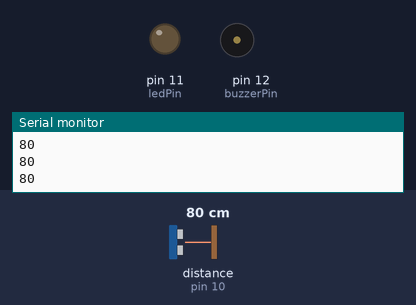
Recording of a sketch running on a simulated Arduino Uno, built with avr-gcc and run on an emulated ATmega328P. On the bench: output pins drawn as LEDs (lit = HIGH), buzzer (waves = sounding), the last lines printed to the serial monitor. Wiring (inferred from the names in the program): ultrasonic range finder: trigger pin 9; echo pin 10. The inputs (shaded band) are chosen by the test bench; at power-on: distance to the obstacle (sensor on pin 10) 80 cm. The echo pulse lasts 58.3 µs per cm; pins used as bus, display or sensor lines are not drawn.

Above: at 1.2 s.
1.3 s: distance to the obstacle (sensor on pin 10) set to 64 cm
2.8 s: distance to the obstacle (sensor on pin 10) set to 57 cm
At 3.2 s:
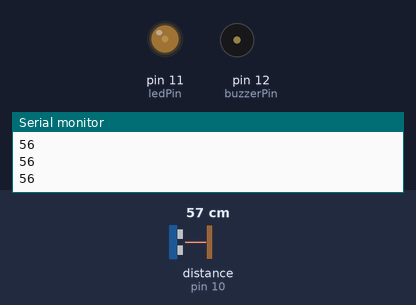
4.3 s: distance to the obstacle (sensor on pin 10) set to 32 cm
5.8 s: distance to the obstacle (sensor on pin 10) set to 27 cm
At 6.17 s:
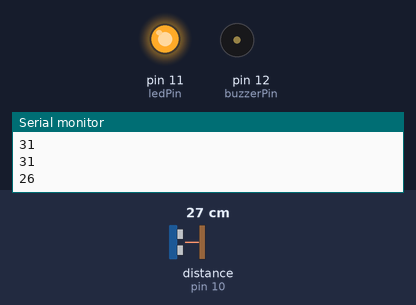
8.8 s: distance to the obstacle (sensor on pin 10) set to 35 cm
At 9.3 s:
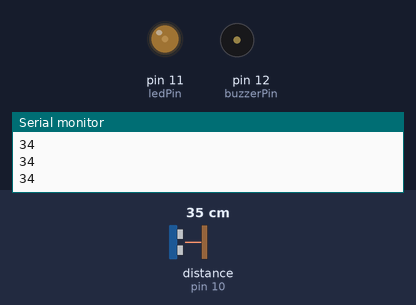
10.3 s: distance to the obstacle (sensor on pin 10) set to 18 cm
At 10.48 s:
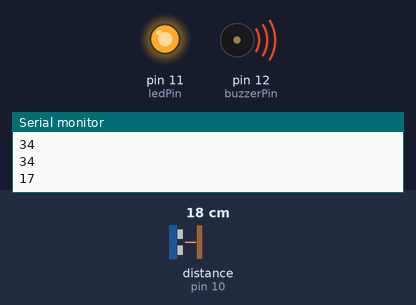
Timing chart, 0 to 14.3 s (numbered marks = the images above; inputs shaded):
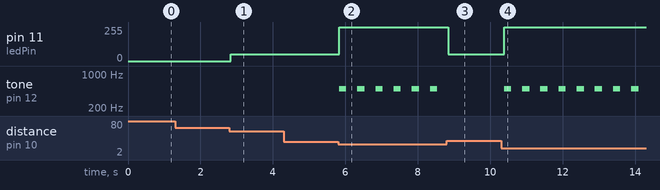

Measured:
- the behaviour switches between 60 and 59 cm on distance to the obstacle (sensor on pin 10) (found by bisection; images 0 and 1)
- the behaviour switches between 31 and 30 cm on distance to the obstacle (sensor on pin 10) (found by bisection; images 1 and 2)
- after the input at 2.8 s, pin 11 (ledPin): 0/255 → 50/255 at once
- after the input at 5.8 s, pin 11 (ledPin): 50/255 → 255/255 at once; tone on pin 12 (buzzerPin): alternates 500 Hz for 0.20 s and silent for 0.30 s, starting at once
- after the input at 8.8 s, pin 11 (ledPin): 255/255 → 50/255 at once; tone on pin 12 (buzzerPin): stops changing and stays silent
- after the input at 10.3 s, pin 11 (ledPin): 50/255 → 255/255 after 0.08 s; tone on pin 12 (buzzerPin): alternates 500 Hz for 0.20 s and silent for 0.30 s, starting after 0.08 s

The sketch:

parktronic.ino
```cpp
int trigPin = 9;
int echoPin = 10;
int ledPin = 11;
int buzzerPin = 12;

void setup() {
  pinMode(trigPin, OUTPUT);
  pinMode(echoPin, INPUT);
  pinMode(ledPin, OUTPUT);
  pinMode(buzzerPin, OUTPUT);
  Serial.begin(9600);
}

void loop() {
  digitalWrite(trigPin, LOW);
  delayMicroseconds(2);
  digitalWrite(trigPin, HIGH);
  delayMicroseconds(10);
  digitalWrite(trigPin, LOW);

  long duration = pulseIn(echoPin, HIGH);
  int distance = duration / 58;

  Serial.println(distance);

  if (distance < 10 && distance > 0) {
    digitalWrite(ledPin, HIGH);
    tone(buzzerPin, 1000);
    delay(50);
    noTone(buzzerPin);
    delay(50);
  }
  else if (distance < 30 && distance > 0) {
    digitalWrite(ledPin, HIGH);
    tone(buzzerPin, 500);
    delay(200);
    noTone(buzzerPin);
    delay(200);
  }
  else if (distance < 60 && distance > 0) {
    analogWrite(ledPin, 50);
    noTone(buzzerPin);
  }
  else {
    digitalWrite(ledPin, LOW);
    noTone(buzzerPin);
  }

  delay(100);
}
```
